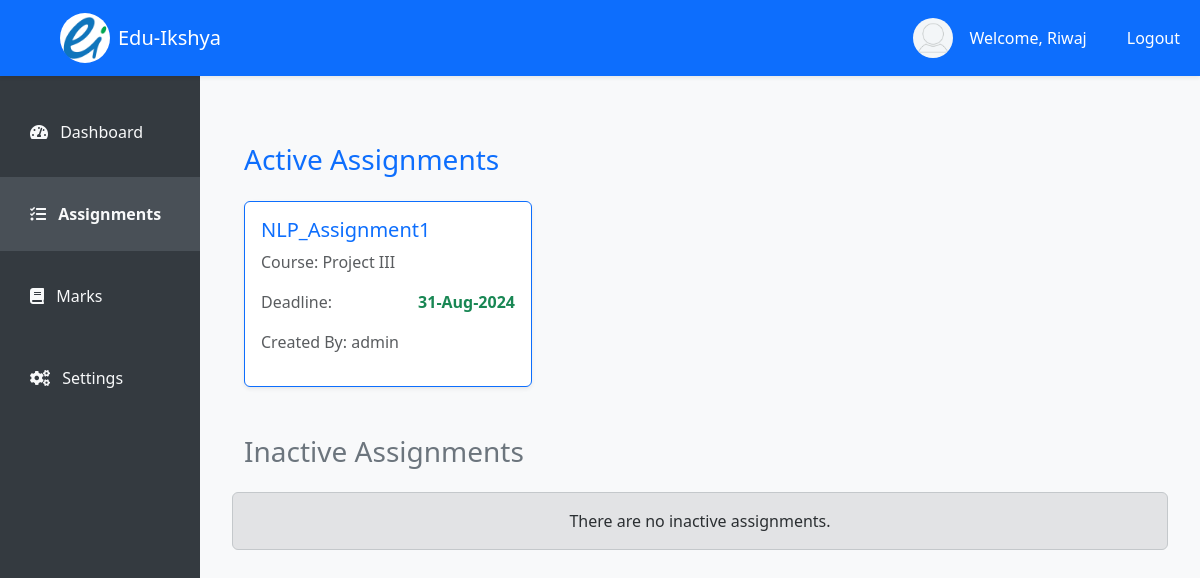
Before: /student/assignments/ (signed in) with the older database file.
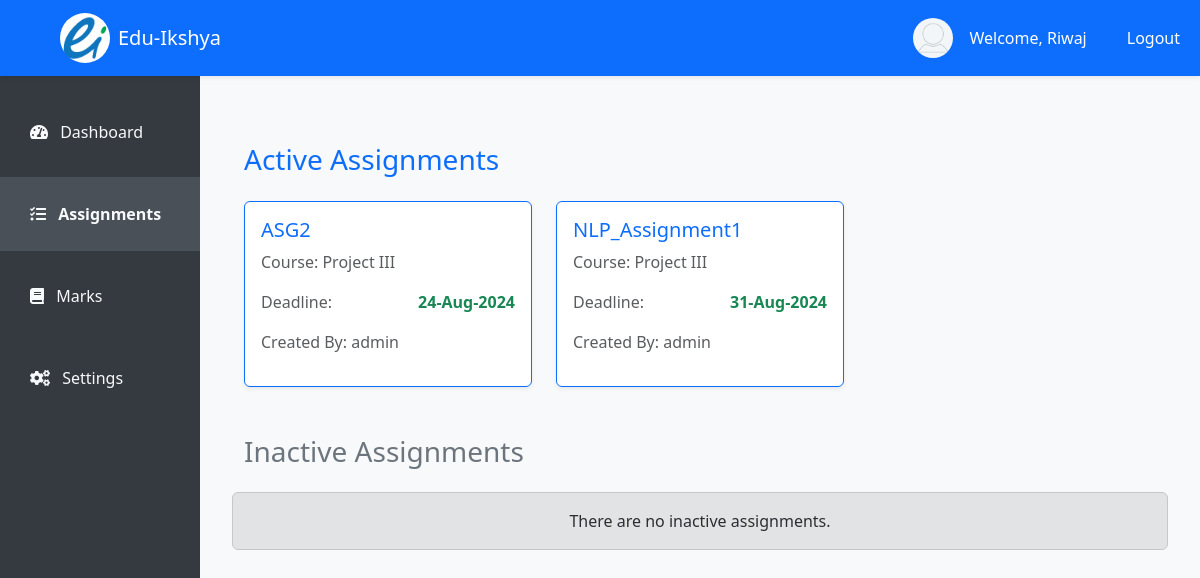
After: the same page with the newer database file.
### student/models.py (models this page shows, shortened)
class Assignment(models.Model):
    ACCEPTED_FILE_TYPES = [
        ('text', 'Text File'),
        ('pdf', 'PDF File'),
    ]
    title = models.CharField(max_length=255)
    description = models.TextField(null=True, blank=True)
    deadline = models.DateTimeField()
    worth = models.IntegerField()
    research_files = models.ManyToManyField('AssignmentFile', blank=True)  # Multiple files can be linked here
    accepted_file_type = models.CharField(max_length=10, choices=ACCEPTED_FILE_TYPES)
    assigned_class = models.ForeignKey(ProgramCourse, on_delete=models.CASCADE, related_name='assignments')
    created_by = models.ForeignKey(User, null=True, on_delete=models.CASCADE)
    plagiarism_checked = models.BooleanField(default=False)  # Plagiarism flag

class ProgramCourse(models.Model):
    program = models.ForeignKey(Program, on_delete=models.CASCADE)
    course = models.ForeignKey(Course, on_delete=models.CASCADE)
    semester = models.ForeignKey(Semester, on_delete=models.CASCADE)
    teacher = models.ForeignKey(User, on_delete=models.RESTRICT)

class Course(models.Model):
    course_id = models.CharField(max_length=15, unique=True)
    course_name = models.CharField(max_length=150)
    def __str__(self):
        return self.course_name

class User(AbstractUser):
    user_id = models.CharField(max_length=15, unique=True, editable=False)
    address = models.CharField(max_length=150, null=True, blank=False)
    contact_number = models.CharField(max_length=20, blank=True, null=True)
    date_of_birth = models.DateField(null=True, blank=True)
    gender = models.CharField(max_length=1, choices=[('M', 'Male'), ('F', 'Female'), ('O', 'Other')])
    is_staff = models.BooleanField(default=False)
    is_student = models.BooleanField(default=False)
    def __str__(self):
        return self.username

### student/views.py (the view)
# urls.py: path('student/assignments/', views.student_assignment_view, name="student_assignments"),
@login_required
def student_assignment_view(request):
    user = request.user
    if user.is_student:
        student = Student.objects.get(user=user)
        program_course = ProgramCourse.objects.filter(program=student.program, semester=student.semester)
        assignments = Assignment.objects.filter(
            assigned_class__in=program_course,
            deadline__gte=datetime.now()
        ).order_by('deadline')
        inactive_assignments = Assignment.objects.filter(
            assigned_class__in=program_course,
            deadline__lte=datetime.now()
        ).order_by('-deadline')
        submissions = Submission.objects.filter(student=user, assignment__in=assignments)
        submission_status = {
            assignment.pk: submissions.filter(assignment=assignment).exists()
            for assignment in assignments
        }
        return render(request, 'student/assignment.html', {
            'assignments': assignments,
            'inactive_assignments': inactive_assignments,
            'submission_status': submission_status
        })
    else:
        messages.error(request, "You do not have permission to view this page.")
        return redirect('home')

### templates/student/assignment.html (shortened to what this page needs)
<!DOCTYPE html>
{% extends 'student/index.html' %}
{% load static %}
{% block assignment %}
<div class="container my-5">
    <div class="mt-5">
        <h3 class="text-primary mb-4">Active Assignments</h3>
        <div class="row g-4">
            {% if assignments %}
                {% for assignment in assignments %}
                <div class="col-md-4 col-lg-4">
                    <a class="text-decoration-none" href="{% url 'students:assignment_view' pk=assignment.pk %}">
                        <div class="card h-100 shadow-sm border-primary">
                            <div class="card-body">
                                <h5 class="card-title text-primary">{{ assignment.title }}</h5>
                                <p class="card-text text-muted">Course: {{ assignment.assigned_class.course }}</p>
                                <div class="d-flex justify-content-between mb-3">
                                    <p class="text-muted mb-0">Deadline:</p>
                                    <p class="fw-bold text-success mb-0">{{ assignment.deadline|date:"d-M-Y" }}</p>
                                </div>
                                <p class="text-muted">Created By: {{ assignment.created_by }}</p>
                            </div>
                        </div>
                    </a>
                </div>
                {% endfor %}
            {% else %}
                <div class="alert alert-warning text-center" role="alert">
                    There are no active assignments.
                </div>
            {% endif %}
        </div>
    </div>
    <div class="mt-5">
        <h3 class="text-secondary mb-4">Inactive Assignments</h3>
        <div class="row g-4">
            {% if inactive_assignments %}
                {% for assignment in inactive_assignments %}
                <a class="text-decoration-none" href="{% url 'students:assignment_view' pk=assignment.pk %}">
                    <div class="col-md-6 col-lg-4">
                        <div class="card h-100 shadow-sm border-secondary">
                            <div class="card-body">
                                <h5 class="card-title text-primary">{{ assignment.title }}</h5>
                                <p class="card-text text-muted">Course: {{ assignment.assigned_class.course }}</p>
                                <div class="d-flex justify-content-between mb-3">
                                    <p class="text-muted mb-0">Deadline:</p>
                                    <p class="fw-bold text-success mb-0">{{ assignment.deadline|date:"d-M-Y" }}</p>
                                </div>
                                <p class="text-muted">Created By: {{ assignment.created_by }}</p>
                            </div>
                        </div>
                    </div>
                </a>
                {% endfor %}
            {% else %}
                <div class="alert alert-secondary text-center" role="alert">
                    There are no inactive assignments.
                </div>
            {% endif %}
        </div>
    </div>
</div>
{% endblock %}

Changed rows visible on the page:
added Assignment: title "ASG2", assigned_class.course "Project III", deadline "24-Aug-2024", created_by "admin"
